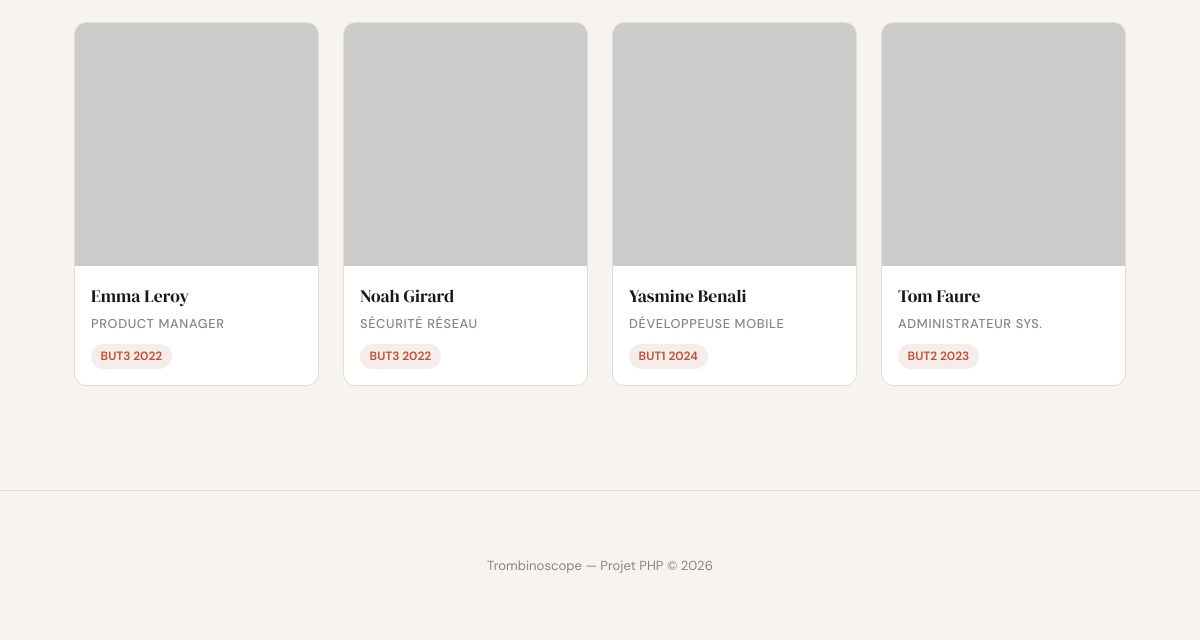
/ (lower part), run on an earlier commit of the app's database.
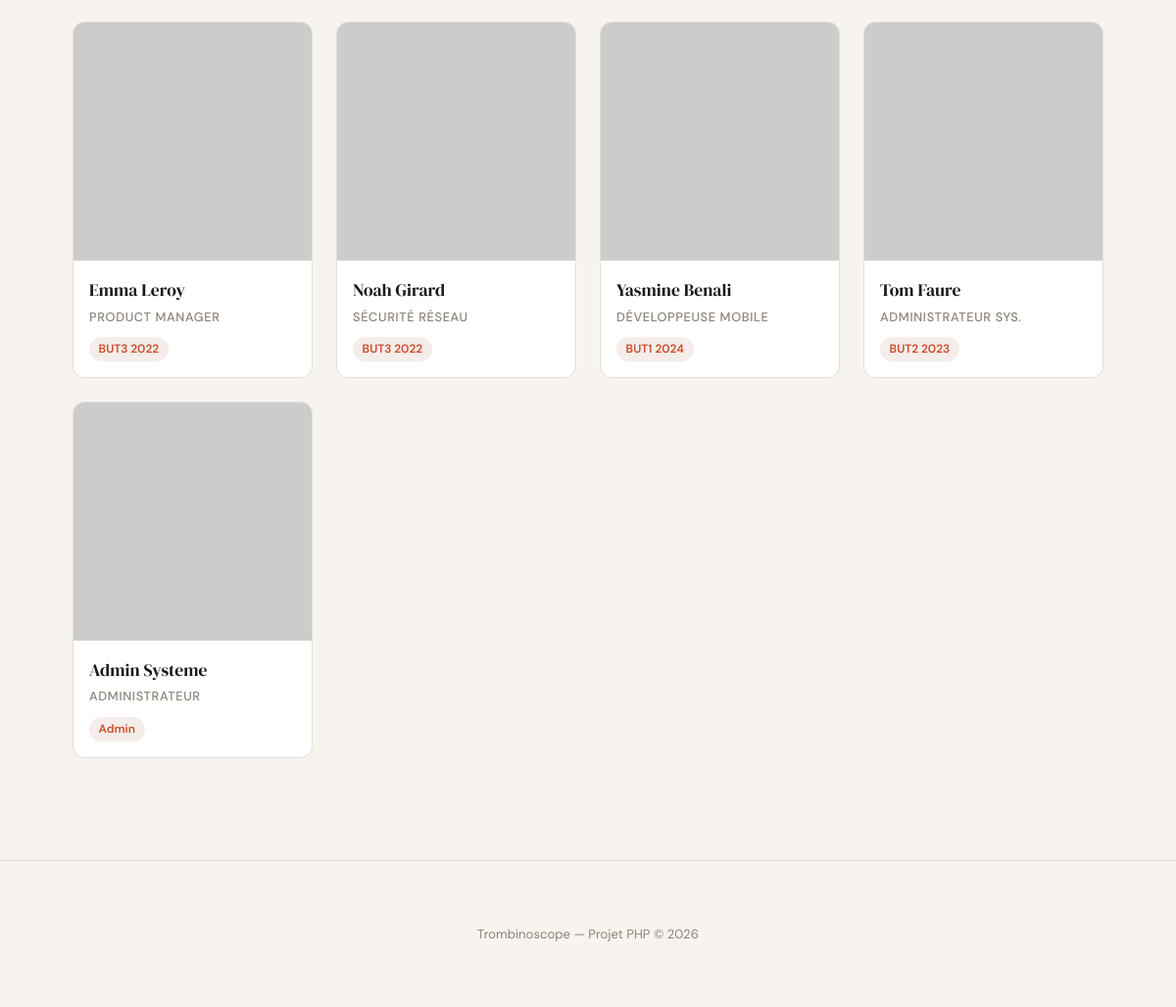
And on a later commit of the database.
### tables this page shows
CREATE TABLE utilisateurs (
    id INT AUTO_INCREMENT PRIMARY KEY,
    prenom VARCHAR(100) NOT NULL,
    nom VARCHAR(100) NOT NULL,
    email VARCHAR(255) NOT NULL UNIQUE,
    password VARCHAR(255) NOT NULL,
    specialite VARCHAR(150),
    promo VARCHAR(50),
    bio TEXT,
    avatar VARCHAR(255) DEFAULT 'default.svg',
    is_admin TINYINT(1) DEFAULT 0,
    banned_at DATETIME NULL,
    ban_reason VARCHAR(255) NULL,
    last_login_ip VARCHAR(45) NULL,
    created_at DATETIME DEFAULT CURRENT_TIMESTAMP,
    INDEX idx_email (email),
    INDEX idx_is_admin (is_admin),
    INDEX idx_banned_at (banned_at),
    INDEX idx_last_login_ip (last_login_ip)
);

### index.php (the view, shortened to what this page needs)
<?php
require_once 'config.php';
$promo = trim($_GET['promo'] ?? '');
$showAll = ($promo === '');
$sql = "SELECT id, prenom, nom, specialite, promo, avatar FROM utilisateurs";
$params = [];
$sql .= " ORDER BY nom ASC, prenom ASC";
$stmt = $pdo->prepare($sql);
$stmt->execute($params);
$utilisateurs = $stmt->fetchAll(PDO::FETCH_ASSOC);
$avatarBackgrounds = ['b6e3f4', 'ffdfbf', 'd1f4d1', 'ffd5dc', 'e8d5ff', 'fff3b0', 'c0f0f0', 'ffd5b0'];
function default_avatar_url($seed, $backgrounds) {
  $seed = trim((string) $seed);
  $index = abs(crc32($seed)) % max(count($backgrounds), 1);
  $bg = $backgrounds[$index] ?? 'b6e3f4';
  return 'https://api.dicebear.com/7.x/personas/svg?seed=' . urlencode($seed) . '&backgroundColor=' . $bg;
}
?>
<!DOCTYPE html>
<html lang="fr">
<head>
  <link rel="stylesheet" href="./assets/css/style.css">
</head>
<body>
  <div class="container">
    <div class="trombi-grid">
      <?php if ($showAll || $promo === 'BUT3 2022'): ?>
        <div class="trombi-card card">
          <a href="profil.php?fake=emma">
            <img class="card-img" src="https://api.dicebear.com/7.x/personas/svg?seed=Emma&backgroundColor=e8d5ff" alt="Emma Leroy">
            <div class="card-body">
              <div class="card-name">Emma Leroy</div>
              <div class="card-role">Product Manager</div>
              <span class="card-promo">BUT3 2022</span>
            </div>
          </a>
        </div>
      <?php endif; ?>
      <?php if ($showAll || $promo === 'BUT3 2022'): ?>
        <div class="trombi-card card">
          <a href="profil.php?fake=noah">
            <img class="card-img" src="https://api.dicebear.com/7.x/personas/svg?seed=Noah&backgroundColor=fff3b0" alt="Noah Girard">
            <div class="card-body">
              <div class="card-name">Noah Girard</div>
              <div class="card-role">Sécurité Réseau</div>
              <span class="card-promo">BUT3 2022</span>
            </div>
          </a>
        </div>
      <?php endif; ?>
      <?php if ($showAll || $promo === 'BUT1 2024'): ?>
        <div class="trombi-card card">
          <a href="profil.php?fake=yasmine">
            <img class="card-img" src="https://api.dicebear.com/7.x/personas/svg?seed=Yasmine&backgroundColor=c0f0f0" alt="Yasmine Benali">
            <div class="card-body">
              <div class="card-name">Yasmine Benali</div>
              <div class="card-role">Développeuse Mobile</div>
              <span class="card-promo">BUT1 2024</span>
            </div>
          </a>
        </div>
      <?php endif; ?>
      <?php if ($showAll || $promo === 'BUT2 2023'): ?>
        <div class="trombi-card card">
          <a href="profil.php?fake=tom">
            <img class="card-img" src="https://api.dicebear.com/7.x/personas/svg?seed=Tom&backgroundColor=ffd5b0" alt="Tom Faure">
            <div class="card-body">
              <div class="card-name">Tom Faure</div>
              <div class="card-role">Administrateur Sys.</div>
              <span class="card-promo">BUT2 2023</span>
            </div>
          </a>
        </div>
      <?php endif; ?>
      <?php foreach ($utilisateurs as $utilisateur): ?>
        <?php
        $id = (int) $utilisateur['id'];
        $prenom = $utilisateur['prenom'] ?? '';
        $nom = $utilisateur['nom'] ?? '';
        $specialite = $utilisateur['specialite'] ?? '';
        $promoUtilisateur = $utilisateur['promo'] ?? '';
        $avatar = $utilisateur['avatar'] ?? 'default.svg';
        $fullName = trim($prenom . ' ' . $nom);
        if ($avatar === '' || $avatar === 'default.svg') {
          $avatarPath = default_avatar_url($fullName !== '' ? $fullName : ('user-' . $id), $avatarBackgrounds);
        } else {
          $avatarPath = preg_match('/^https?:\\/\\//', $avatar) ? $avatar : './uploads/' . $avatar;
        }
        ?>
        <div class="trombi-card card">
          <a href="profil.php?id=<?php echo $id; ?>">
            <img class="card-img" src="<?php echo htmlspecialchars($avatarPath, ENT_QUOTES, 'UTF-8'); ?>" alt="<?php echo htmlspecialchars($fullName, ENT_QUOTES, 'UTF-8'); ?>">
            <div class="card-body">
              <div class="card-name"><?php echo htmlspecialchars($fullName, ENT_QUOTES, 'UTF-8'); ?></div>
              <div class="card-role"><?php echo htmlspecialchars($specialite, ENT_QUOTES, 'UTF-8'); ?></div>
              <span class="card-promo"><?php echo htmlspecialchars($promoUtilisateur, ENT_QUOTES, 'UTF-8'); ?></span>
            </div>
          </a>
        </div>
      <?php endforeach; ?>
    </div>
  </div>
  <footer>
    <div class="container">
      <p>Trombinoscope &mdash; Projet PHP &copy; <span class="footer-year"></span></p>
    </div>
  </footer>
</body>
</html>

### assets/css/style.css (style rules this page uses)
:root { --bg: #F7F4EF; --surface: #FFFFFF; --border: #E2DDD6; --text: #1A1714; --muted: #8C8379; --accent: #C94B2C; --accent-light: #F5EDE9; --success: #2D6A4F; --success-light: #E8F5EE; --radius: 12px; --shadow: 0 2px 16px rgba(26, 23, 20, 0.08); }
* { box-sizing: border-box; margin: 0; padding: 0; }
body { font-family: 'DM Sans', sans-serif; background: var(--bg); color: var(--text); font-size: 15px; line-height: 1.6; min-height: 100vh; }
.container { max-width: 1100px; margin: 0 auto; padding: 2.5rem 1.5rem; }
.card { background: var(--surface); border: 1px solid var(--border); border-radius: var(--radius); overflow: hidden; transition: box-shadow 0.2s, transform 0.2s; }
.trombi-grid { display: grid; grid-template-columns: repeat(auto-fill, minmax(220px, 1fr)); gap: 1.5rem; }
.trombi-card .card-img { width: 100%; aspect-ratio: 1; object-fit: cover; display: block; }
.trombi-card .card-body { padding: 1rem; }
.trombi-card .card-name { font-family: 'DM Serif Display', serif; font-size: 1.1rem; margin-bottom: 0.2rem; }
.trombi-card .card-role { font-size: 0.8rem; color: var(--muted); text-transform: uppercase; letter-spacing: 0.05em; font-weight: 500; }
.trombi-card .card-promo { display: inline-block; margin-top: 0.6rem; background: var(--accent-light); color: var(--accent); font-size: 0.75rem; font-weight: 600; padding: 0.2rem 0.6rem; border-radius: 50px; }
.trombi-card a { text-decoration: none; color: inherit; display: block; }
footer { margin-top: 4rem; border-top: 1px solid var(--border); padding: 1.5rem 2rem; text-align: center; font-size: 0.82rem; color: var(--muted); }

What changed in the data, as far as the page shows it:
added utilisateurs: fullName "Admin Systeme", specialite "ADMINISTRATEUR", promo "Admin"
